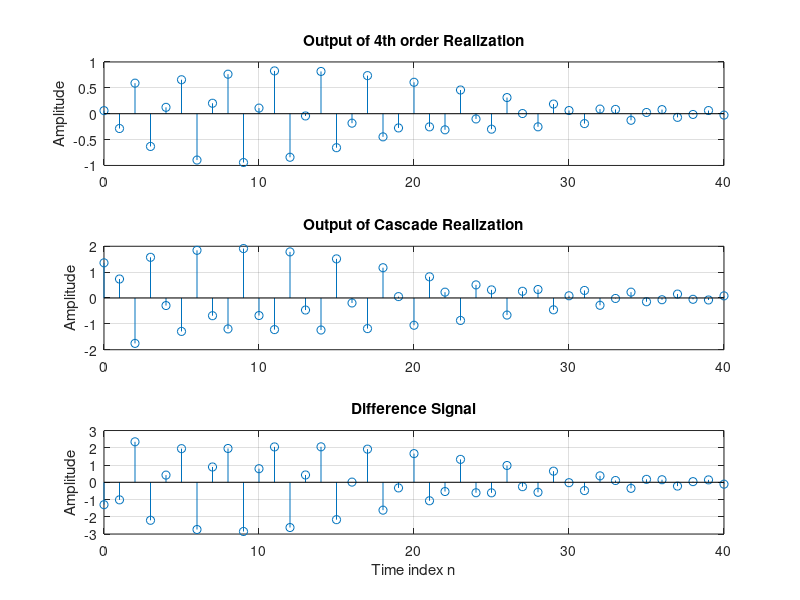

Write the MATLAB code that produced this figure.
% Program Q2.26
% Cascade Realization
clf;
x = [1 zeros(1,40)]; % Generate the input
n = 0:40;
% Coefficients of 4th order system
den = [1 1.6 2.28 1.325 0.68];
num = [0.06 -0.19 0.27 -0.26 0.12];
% Compute the output of 4th order system
y = filter(num,den,x);
% Coefficients of the two 2nd order systems
num1 = [0.3 -0.2 0.4];den1 = [1 0.9 0.8];
num2 = [0.2 -0.5 0.3];den2 = [1 0.7 0.85];
% Output y1[n] of the first stage in the cascade
ic = [1 2];
y1 = filter(num2,den2,x,ic);
% Output y2[n] of the second stage in the cascade
y2 = filter(num1,den1,y1,ic);
% Difference between y[n] and y2[n]
d = y - y2;
% Plot output and difference signals
subplot(3,1,1);
stem(n,y);
ylabel('Amplitude');
title('Output of 4th order Realization'); grid;
subplot(3,1,2);
stem(n,y2)
ylabel('Amplitude');
title('Output of Cascade Realization'); grid;
subplot(3,1,3);
stem(n,d)
xlabel('Time index n');ylabel('Amplitude');
title('Difference Signal'); grid;
